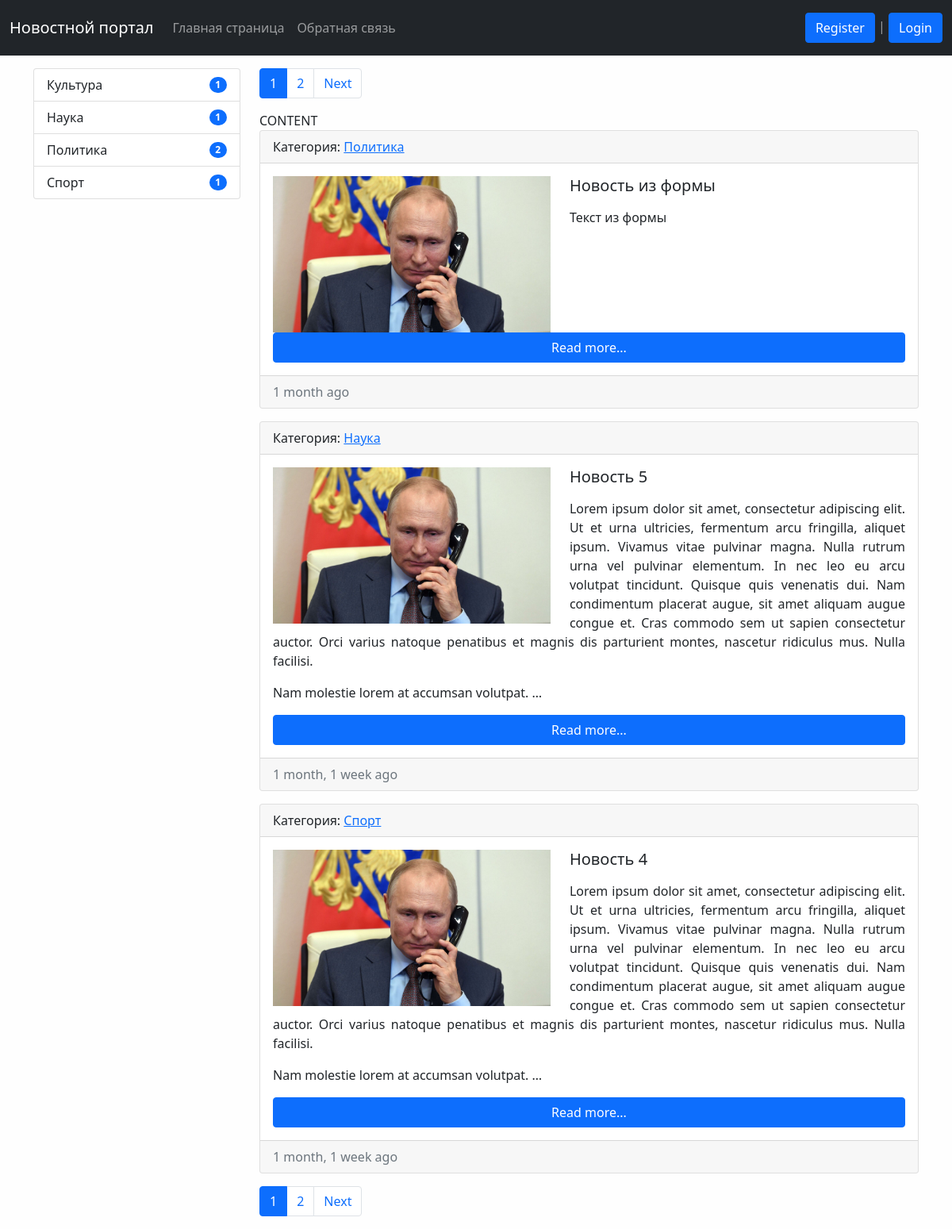
The page / on the database its author committed.
### news/models.py (models this page shows, shortened)
class Category(models.Model):
    title = models.CharField(max_length=128, db_index=True,
                             verbose_name='Наименование категории')  # db_index - индексирует это поле
    def __str__(self):
        return self.title
    def get_absolute_url(self):
        return reverse('category', kwargs={'category_id': self.pk})
    class Meta:
        verbose_name = 'Категория'  # меняет название модели в админке
        verbose_name_plural = 'Категории'
        ordering = ['title']

class News(models.Model):
    title = models.CharField(max_length=128, verbose_name='Наименование')
    content = models.TextField(blank=True, verbose_name='Контент')  # не обязательно к заполнению
    created_at = models.DateTimeField(auto_now_add=True, verbose_name='Дата публикации')
    updated_at = models.DateTimeField(auto_now=True, verbose_name='Обновлено')
    photo = models.ImageField(upload_to='photos/%Y/%m/%d/', verbose_name='Фото',
                              blank=True)  # upload_to куда сохранять загруженные файлы.
    is_published = models.BooleanField(default=True, verbose_name='Опубликовано')
    category = models.ForeignKey('Category', on_delete=models.PROTECT, null=True, blank=True,
                                 verbose_name='Категория')  # Можно заполнять налами
    views = models.IntegerField(default=0, verbose_name='Просмотры')
    def get_absolute_url(self):
        return reverse('view_news', kwargs={'news_id': self.pk})
    class Meta:
        verbose_name = 'Новость'  # меняет название модели в админке
        verbose_name_plural = 'Новости'
        ordering = ['-created_at', 'title']

### news/views.py (the view)
# urls.py: path('', (HomeNews.as_view()), name='home'),
class HomeNews(ListView):
    model = News
    template_name = 'news/home_news_list.html'
    context_object_name = 'news'
    paginate_by = 3
    def get_context_data(self, *, object_list=None, **kwargs):
        context = super().get_context_data(**kwargs)  # взяли старый контекст
        context['title'] = 'Главная страница'  # добавили свое
        return context
    def get_queryset(self):
        return News.objects.filter(is_published=True).select_related('category')

### news/templatetags/news_tags.py (called while the page is built)
@register.inclusion_tag('news/list_categories.html')
def show_categories():
    categories = cache.get('categories')
    if not categories:
        categories = Category.objects.annotate(cnt=Count('news', filter=F('news__is_published'))).filter(
            cnt__gt=0)  # отображать непустые категории, в цифрах фильтровать неопубликованные
    cache.set('categories', categories, 60)
    return {"categories": categories}

### news/templates/news/home_news_list.html (shortened to what this page needs)
{% extends 'base.html' %}
{%block sidebar %}
{% include 'inc/_sidebar.html'%}
{% endblock %}
{%block content %}
{%for item in news%}
<div class="card mb-3">
    <div class="card-header">
        Категория: <a href="{{ item.category.get_absolute_url }}">{{item.category}}</a>
    </div>
    <div class="card-body">
        {%if item.photo%}
        <img src="{{ item.photo.url }}" alt="" width="350" class="float-left mr-3">
        {%else%}
        <img src="/media/photos/2022/03/09/1572352177_0_0_3003_1689_1920x0_80_0_0_fce871df5152d57016f94d940a0f5ecd.jpg"
             width="350" alt="" class="float-left mr-3">
        {%endif%}
        <h5 class="card-title">{{item.title}}</h5>
        <p class="card-text">{{item.content|safe|linebreaks|truncatewords:75}}</p>
        <a href="{{ item.get_absolute_url }}" class="btn btn-primary col-12">Read more...</a>
    </div>
    <div class="card-footer text-muted">
        {{item.created_at|timesince}} ago
    </div>
</div>
{%endfor%}
{% endblock %}

### templates/base.html (shortened to what this page needs)
{% load static %}
<!doctype html>
<html lang="en">
<head>
    <link rel="stylesheet" href="{% static 'bootstrap/css/bootstrap.min.css'%}">
</head>
<body>
{% include 'inc/_nav.html' %}
<div class="container mt-3">
    <div class="row">
        <div class="col-md-3">
            {% load cache %}
            {% cache 50 sidebar %}
            {%block sidebar %}SIDEBAR{% endblock %}
            {% endcache %}
        </div>
        <div class="col-md-9">
            {% include 'inc/_pages.html' %}
            {% include 'inc/_messages.html' %}
            {%block content %}{% endblock %}
            {% include 'inc/_pages.html' %}
        </div>
    </div>
</div>
</body>
</html>

### templates/inc/_nav.html (shortened to what this page needs)
<nav class="navbar navbar-expand-md navbar-dark bg-dark">
    <div class="container-fluid">
        <a class="navbar-brand" href="{%url 'home'%}">Новостной портал</a>
        <div class="collapse navbar-collapse" id="navbarSupportedContent">
            <ul class="navbar-nav me-auto mb-3 mb-lg-0">
                <li class="nav-item"><a class="nav-link" href="{%url 'home'%}">Главная страница</a></li>
                <li class="nav-item"><a class="nav-link" href="{%url 'contact'%}">Обратная связь</a></li>
            </ul>
            <span class="navbar-text">
                {% if request.user.is_authenticated%}
                Добро пожаловать, {{ user.username }} | <a href="{% url 'logout' %}">Выход</a>
                {% else %}
                 <a href="{% url 'register' %}" class="btn btn-primary">Register</a> | <a href="{% url 'login' %}" class="btn btn-primary">Login</a>
                {% endif %}
            </span>
        </div>
    </div>
</nav>

### templates/inc/_sidebar.html (shortened to what this page needs)
{% load news_tags %}
<div class="list-group">
    {% show_categories %}
</div>
<br>

### news/templates/news/list_categories.html
<div class="list-group">
    {%for item in categories%}
    <a href="{{  item.get_absolute_url  }}"
       class="list-group-item list-group-item-action d-flex justify-content-between align-items-center"
       aria-current="true">
        {{item.title}}
        <span class="badge bg-primary rounded-pill">{{ item.cnt }}</span>
    </a>
    {%endfor%}
</div>

### templates/inc/_pages.html (shortened to what this page needs)
<nav aria-label="...">
    {% if page_obj.has_other_pages %}
    <ul class="pagination">
        {% for p in page_obj.paginator.page_range %}
        {% if page_obj.number == p %}
        <li class="page-item active" aria-current="page">
            <a class="page-link" href="?page={{ p }}">{{p}}</a>
        </li>
        {% elif p > page_obj.number|add:-3 and p < page_obj.number|add:3%}
        <li class="page-item">
            <a class="page-link" href="?page={{ p }}">{{p}}</a>
        </li>
        {%endif%}
        {% endfor %}
        {% if page_obj.has_next%}
        <li class="page-item">
            <a class="page-link" href="?page={{ page_obj.next_page_number }}" tabindex="1">Next</a>
        </li>
        {%endif%}
    </ul>
    {%endif%}
</nav>

### templates/inc/_messages.html (shortened to what this page needs)
{%block content %}CONTENT{% endblock %}

### templates/inc/_style.html (style rules this page uses)
body { background-color: #fefefe; }
img { float: left; margin-right: 3%; }
p { text-align: justify; }

### rows shown on the page
Category: title "Культура", cnt "1"
Category: title "Наука", cnt "1"
Category: title "Политика", cnt "2"
Category: title "Спорт", cnt "1"
News: category "Политика", title "Новость из формы", content "Текст из формы", created_at "1 month"
News: category "Наука", title "Новость 5", content "Lorem ipsum dolor sit amet, consectetur adipiscing elit. Ut et urna ultricies, fermentum arcu fringilla, aliquet ipsum. Vivamus vitae pulvinar magna. Nulla rutrum urna vel pulvinar elementum. In nec leo eu arcu volutpat tincidunt. Quisque quis venenatis dui. Nam condimentum placerat augue, sit amet aliquam augue congue et. Cras commodo sem ut sapien consectetur auctor. Orci varius natoque penatibus et magnis dis parturient montes, nascetur ridiculus mus. Nulla facilisi. Nam molestie lorem at accumsan volutpat. …", created_at "1 month, 1 week"
News: category "Спорт", title "Новость 4", content "Lorem ipsum dolor sit amet, consectetur adipiscing elit. Ut et urna ultricies, fermentum arcu fringilla, aliquet ipsum. Vivamus vitae pulvinar magna. Nulla rutrum urna vel pulvinar elementum. In nec leo eu arcu volutpat tincidunt. Quisque quis venenatis dui. Nam condimentum placerat augue, sit amet aliquam augue congue et. Cras commodo sem ut sapien consectetur auctor. Orci varius natoque penatibus et magnis dis parturient montes, nascetur ridiculus mus. Nulla facilisi. Nam molestie lorem at accumsan volutpat. …", created_at "1 month, 1 week"

### other values the page prints
{{ p }} "1" "1"
{{ p }} "2" "2"
